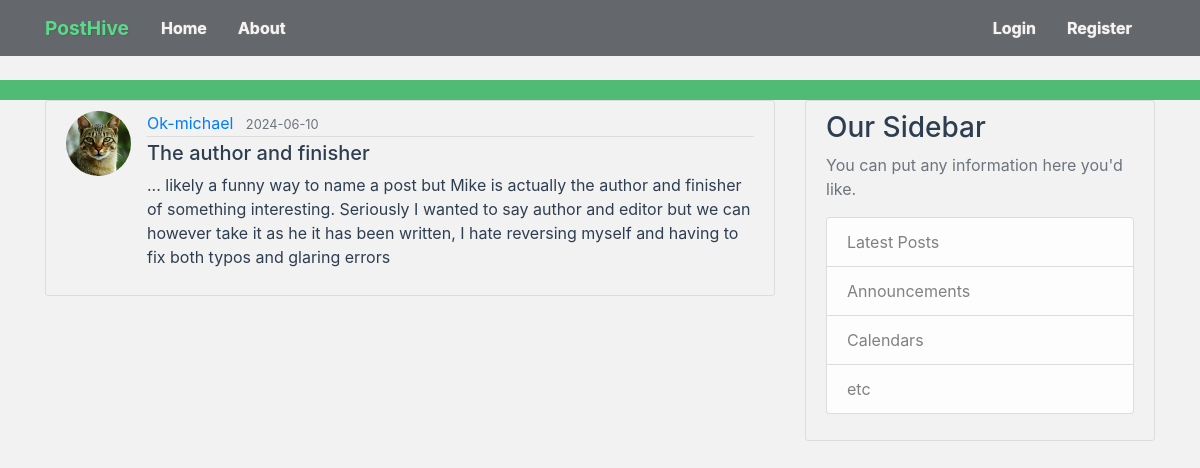
Page /post/7 on the committed database.
### posthive/models.py (models this page shows, shortened)
class User(db.Model, UserMixin):
    id = db.Column(db.Integer, primary_key=True)
    username = db.Column(db.String(20), unique=True, nullable=False)
    email = db.Column(db.String(120), unique=True, nullable=False)
    image_file = db.Column(db.String(20), nullable=False, default='default.jpg')
    password = db.Column(db.String(60), nullable=False)
    posts = db.relationship('Post', backref='author', lazy=True)
    """
    @property
    def is_authenticated(self):
        return True

    @property
    def is_anonymous(self):
        return False

    @property
    def is_active(self):
        return True  # Or your custom logic

    def get_id(self):
        return str(self.id)
    """

class Post(db.Model):
    id = db.Column(db.Integer, primary_key=True)
    title = db.Column(db.String(100), nullable=False)
    date_posted = db.Column(db.DateTime, nullable=False, default=datetime.utcnow)
    content = db.Column(db.Text, nullable=False)
    user_id = db.Column(db.Integer, db.ForeignKey('user.id'), nullable=False)

### posthive/routes.py (the view)
@app.route("/post/<int:post_id>")
def post(post_id):
    post = Post.query.get_or_404(post_id)
    return render_template('post.html', title=post.title, post=post)

### posthive/templates/post.html (shortened to what this page needs)
{% extends "layout.html" %}
{% block content %}
  <article class="media content-section">
    <img class="rounded-circle article-img" src="{{ url_for('static', filename='profile_pics/' + post.author.image_file) }}">
    <div class="media-body">
      <div class="article-metadata">
        <a class="mr-2" href="{{ url_for('user_posts', username=post.author.username) }}">{{ post.author.username }}</a>
        <small class="text-muted">{{ post.date_posted.strftime('%Y-%m-%d') }}</small>
      </div>
      <h5 class="article-title">{{ post.title }}</h5>
      <p class="article-content">{{ post.content }}</p>
    </div>
  </article>
{% endblock  content %}

### posthive/static/main.css (style rules this page uses)
body { background-color: #f2f2f2; color: #2e3e50; margin-top: 5rem; }
h1, h2, h3, h4, h5, h6 { color: #2e3e50; }
.content-section { background-color: #f2f2f2; padding: 10px 20px; border: 1px solid #dddddd; border-radius: 3px; margin-bottom: 20px; }
.article-title { color: #2e3e50; }
.article-content { white-space: pre-line; }
.article-img { height: 65px; width: 65px; margin-right: 16px; }
.article-metadata { padding-bottom: 1px; margin-bottom: 4px; border-bottom: 1px solid #dddddd; }

### rows in the picture
User: image_file (picture), author.username "Ok-michael"
Post: date_posted "2024-06-10", title "The author and finisher", content "... likely a funny way to name a post but Mike is actually the author and finisher of something interesting. Seriously I wanted to say author and editor but we can however take it as he it has been written, I hate reversing myself and having to fix both typos and glaring errors"
